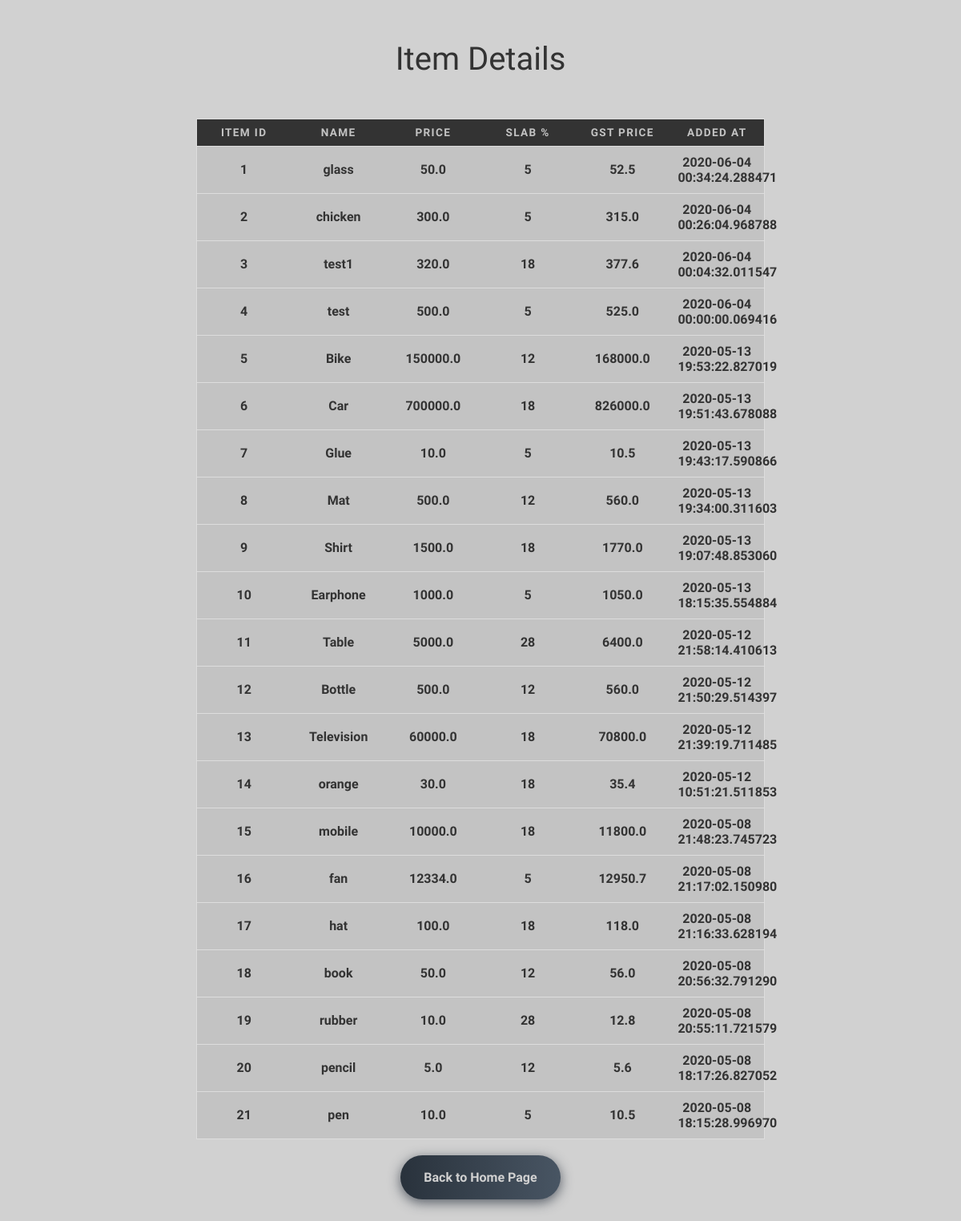
/table, run on an earlier commit of the app's database.
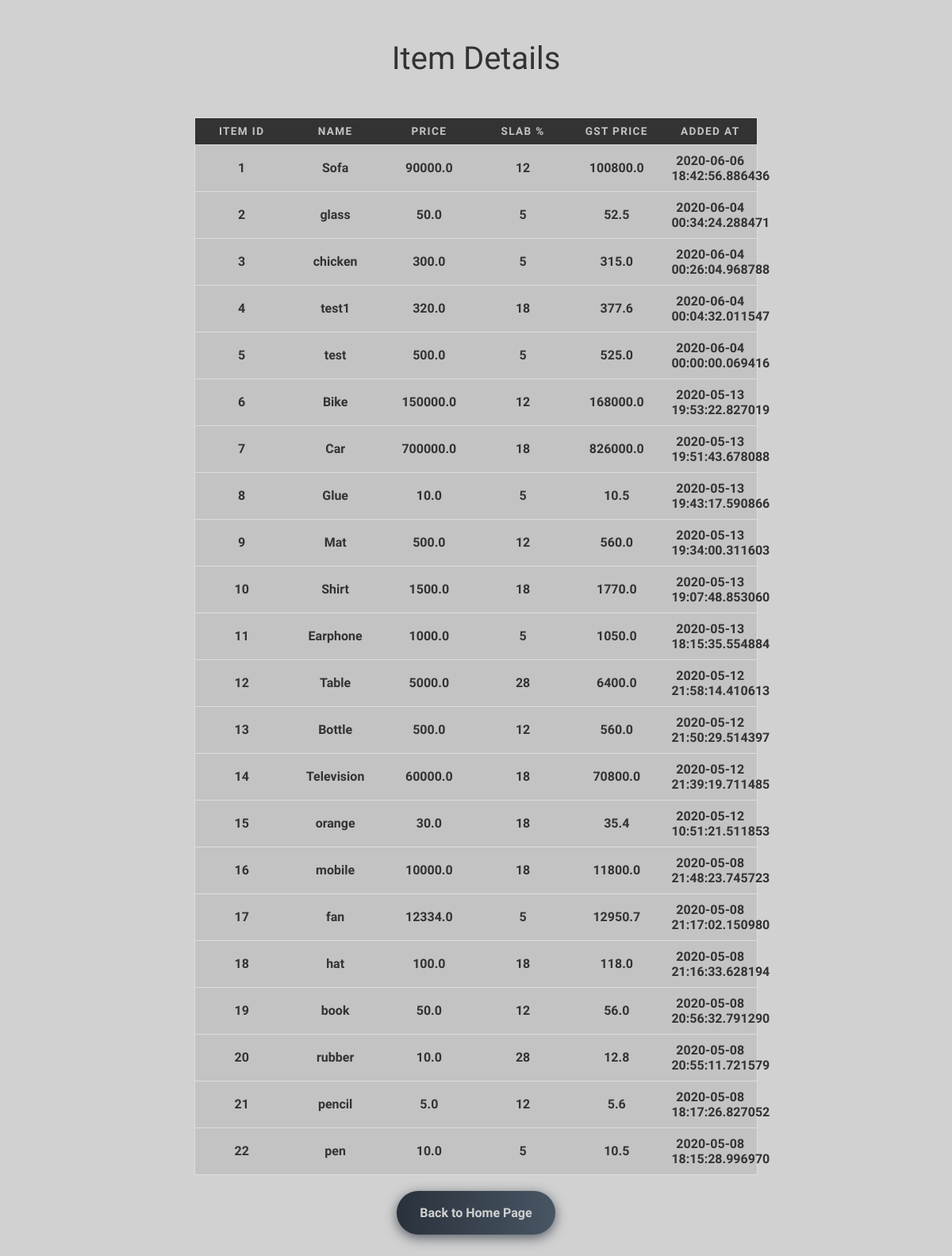
And on a later commit of the database.
### tables this page shows
CREATE TABLE "gst_items" ("ID" INTEGER PRIMARY KEY AUTOINCREMENT NOT NULL, "Item" VARCHAR,"Price" REAL, "Slab" INTEGER, "GST_Price" REAL, "Added_at" TIMESTAMP);

### app.py (the view)
@app.route('/table')
def table():
    con = sql.connect("new_database.db")
    cur = con.cursor()
    cur.execute("SELECT * FROM gst_items ORDER BY ID DESC ")
    output = cur.fetchall()
    return render_template("table.html", output = output)

### templates/table.html (shortened to what this page needs)
<!DOCTYPE html>
<html lang="en">
<head>
    <link rel="stylesheet" type="text/css" href="{{ url_for('static', filename='/css/table.css') }}">
</head>
<body class="overlay" >
    <div><h1 style="text-align:center;padding:2%;font-family:Nova Square;font-size: 40px;color:#333;font-weight: 200;">Item Details</h1></div>
    <div class="center">
      <table >
        <thead>
          <tr class="first" style="text-align:center;font-family:Jura;color:#c3c3c3;">
            <th>Item ID</th>
            <th>Name</th>
            <th>Price</th>
            <th>Slab %</th>
            <th>GST Price</th>
            <th>Added At</th>
          </tr>
        </thead>
        <tbody>
          {% for value in output %}
            <tr style="text-align:center;font-family:Jura;color:#333;font-weight: 600;">
                <td scope="row" data-label="Item ID"> {{ loop.length - (value[0]-1) }}</td>
                <td data-label="Name"> {{ value[1] }}</td>
                <td data-label="Price"> {{ value[2] }}</td>
                <td data-label="Slab %"> {{ value[3] }}</td>
                <td data-label="GST Price"> {{ value[4] }}</td>
                <td data-label="Added At"> {{ value[5] }}</td>
            </tr>
          {% endfor %}
        </tbody>
      </table>
        <div id="back">
            <form action="/">
                <div class="buttons">
                    <input class="btn-hover color-8" style="text-align:center;font-family:Jura;color:#d1d1d1;" type="submit" value="Back to Home Page" />
                </div>
            </form>
        </div>
    </div>
</body>
</html>

### static/css/table.css (style rules this page uses)
.overlay { background-color: #d1d1d1; }
table { border: 1px solid #ccc; border-collapse: collapse; margin: 0; padding: 0; width: 60%; table-layout: fixed; margin: auto; }
table tr { background-color: #c3c3c3; border: 1px solid #ddd; padding: .35em; }
table th, table td { padding: .625em; text-align: center; }
table th { font-size: .85em; letter-spacing: .1em; text-transform: uppercase; background: #333; }
#back { text-align :center; }
* { -webkit-box-sizing: border-box; -moz-box-sizing: border-box; box-sizing: border-box; }
.buttons { margin: 0%; text-align: center; }
.btn-hover { width: 200px; font-size: 16px; font-weight: 600; color: #fff; cursor: pointer; margin: 20px; height: 55px; text-align:center; border: none; background-size: 300% 100%; border-radius: 50px; moz-transition: all .4s ease-in-out; -o-transition: all .4s ease-in-out; -webkit-transition: all .4s ease-in-out; transition: all .4s ease-in-out; }
.btn-hover.color-8 { background-image: linear-gradient(to right, #29323c, #485563, #2b5876, #4e4376); box-shadow: 0 4px 15px 0 rgba(45, 54, 65, 0.75); }

What changed in the data, as far as the page shows it:
added gst_items: Item "Sofa", Price "90000.0", Slab "12", GST_Price "100800.0", Added_at "2020-06-06 18:42:56.886436"
